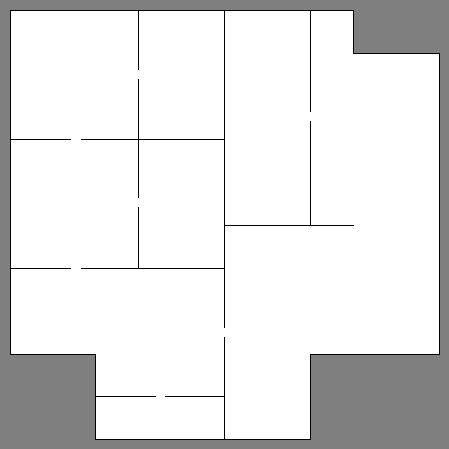
#> input picture dataset/test/256.png, 449 x 449 px
$ python maze_solver.py --input ../../dataset/test/256.png
#> lines starting #> are read from the running program, lines starting #| are printed output that depends on the picture; after the words box and inside, x2 and y2 are one past the last pixel; in counts of white or black regions, pixels touching at a corner belong together
import argparse
import numpy as np
import imageio
import time
from matplotlib import pyplot as plt
import pyastar_contour
import cv2
from os.path import basename, join


def parse_args():
    parser = argparse.ArgumentParser(
        "An example of using pyastar to find the solution to a maze"
    )
    parser.add_argument(
        "--input", type=str, default="pyastar-contour/mazes/map.png",
        help="Path to the black-and-white image to be used as input.",
    )
    parser.add_argument(
        "--output", type=str, help="Path to where the output will be written",
    )

    args = parser.parse_args()

    if args.output is None:
        args.output = join("pyastar-contour/solns", basename(args.input))

    return args


def main():
    args = parse_args()
    # maze0 = cv2.imread(args.input)
    # maze = cv2.cvtColor(maze0, cv2.COLOR_BGR2GRAY)
    # print(maze.shape)
    # # cv2.imshow('maze', maze)
    # # cv2.waitKey(0)
    maze = imageio.imread(args.input)
#> maze is the input picture: shape (449, 449); min 1, max 255, mean 226.4

    if maze is None:
        print(f"No file found: {args.input}")
        return
    else:
        print(f"Loaded maze of shape {maze.shape} from {args.input}")
#| Loaded maze of shape (449, 449) from ../../dataset/test/256.png
    kernel = cv2.getStructuringElement(cv2.MORPH_RECT, (4, 4))
    maze = cv2.dilate(maze.copy(), kernel, 10)
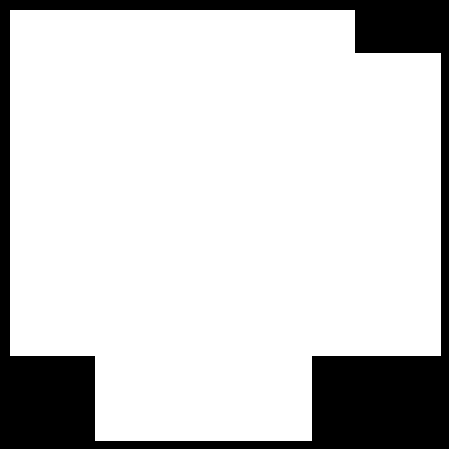
#> maze: shape (449, 449); values 127 (black) and 255 (white), 81.3% white; 1 black region, box (x1, y1, x2, y2) and area: (0, 0, 449, 449) 37728
    grid = maze.astype(np.float32)
    elements, count = np.unique(grid, return_counts=True)
#> elements = [127, 255]; count = [37728, 163873]
    print(elements)
#| [127. 255.]
    print(count)
#| [ 37728 163873]
    print(grid.shape)
#| (449, 449)
    grid[grid == 200.0] = np.inf
    grid[grid == 1.0] = np.inf
    grid[grid == 101.0] = 1
#> (the run stopped early here; a loop or call above may not have finished)

$ run again, on dataset/test/423.png
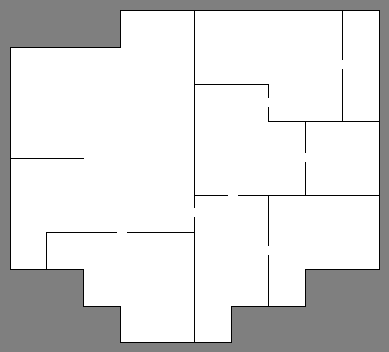
#> input picture dataset/test/423.png, 389 x 352 px
#> in main, maze is the input picture: shape (352, 389); min 1, max 255, mean 219.7
#| Loaded maze of shape (352, 389) from ../../dataset/test/423.png
#> in main, `maze = cv2.dilate(maze.copy(), kernel, 10)`:
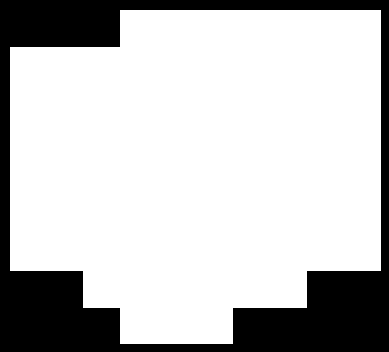
#> maze: shape (352, 389); values 127 (black) and 255 (white), 76.8% white; 1 black region, box (x1, y1, x2, y2) and area: (0, 0, 389, 352) 31811
#> elements = [127, 255]; count = [31811, 105117]
#| [127. 255.]
#| [ 31811 105117]
#| (352, 389)

$ run again, on dataset/test/492.png
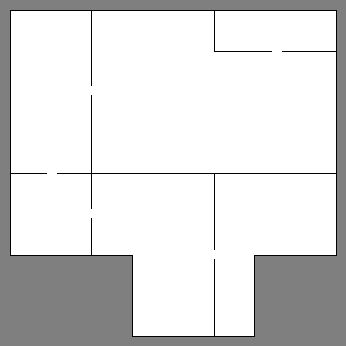
#> input picture dataset/test/492.png, 346 x 346 px
#> in main, maze is the input picture: shape (346, 346); min 1, max 255, mean 219.1
#| Loaded maze of shape (346, 346) from ../../dataset/test/492.png
#> in main, `maze = cv2.dilate(maze.copy(), kernel, 10)`:
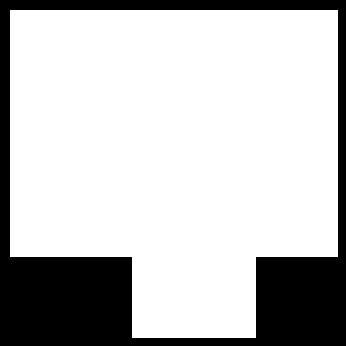
#> maze: shape (346, 346); values 127 (black) and 255 (white), 76.1% white; 1 black region, box (x1, y1, x2, y2) and area: (0, 0, 346, 346) 28656
#> elements = [127, 255]; count = [28656, 91060]
#| [127. 255.]
#| [28656 91060]
#| (346, 346)

$ run again, on dataset/test/548.png
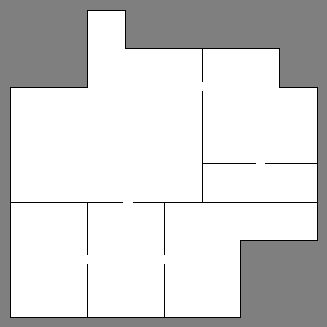
#> input picture dataset/test/548.png, 327 x 327 px
#> in main, maze is the input picture: shape (327, 327); min 1, max 255, mean 211.1
#| Loaded maze of shape (327, 327) from ../../dataset/test/548.png
#> in main, `maze = cv2.dilate(maze.copy(), kernel, 10)`:
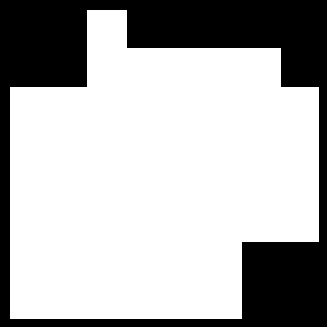
#> maze: shape (327, 327); values 127 (black) and 255 (white), 70% white; 1 black region, box (x1, y1, x2, y2) and area: (0, 0, 327, 327) 32084
#> elements = [127, 255]; count = [32084, 74845]
#| [127. 255.]
#| [32084 74845]
#| (327, 327)
